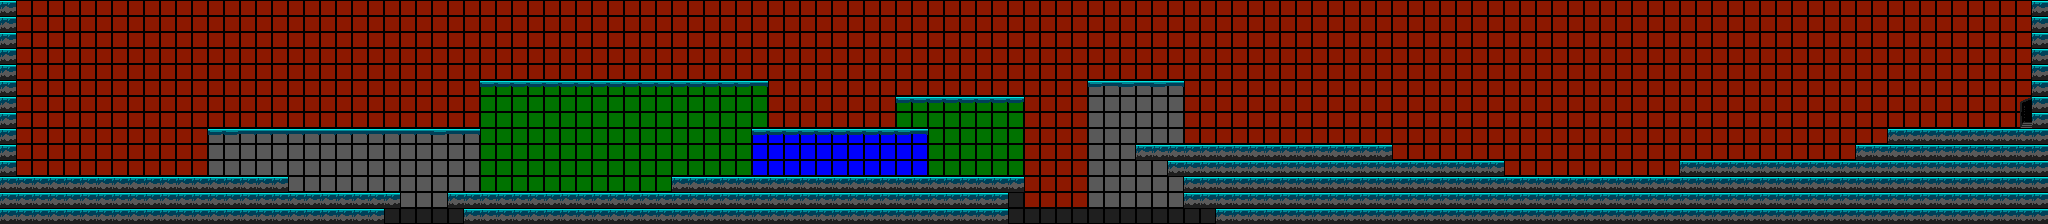

Below is a game level as drawn by its tile map, then a one-line description and the .tmx that defines it (tile-layer data replaced by summaries):
An orthogonal 128x14 tile map with 16x16 px tiles, 3 tile layers (Meta, Background, Foreground), 2 tilesets and 9 objects (6x Enemy, exit, enter, MegaEgg).

<map version="1.0" orientation="orthogonal" width="128" height="14" tilewidth="16" tileheight="16">
 <tileset firstgid="1" name="tileset-dungeon-01" tilewidth="16" tileheight="16">
  <image source="tileset-dungeon-01.png" width="96" height="64" />
 </tileset>
 <tileset firstgid="25" name="tileset-meta-01" tilewidth="16" tileheight="16">
  <image source="tileset-meta-01.png" width="96" height="32" />
 </tileset>
 <layer name="Meta" width="128" height="14">
  <data>[1792 cells, 473 non-empty, 2 distinct tile ids]</data>
 </layer>
 <layer name="Background" width="128" height="14">
  <data>[1792 cells, 1792 non-empty, 5 distinct tile ids]</data>
 </layer>
 <layer name="Foreground" width="128" height="14">
  <data>[1792 cells, 481 non-empty, 5 distinct tile ids]</data>
 </layer>
 <objectgroup draworder="topdown" name="Entities" width="128" height="14">
  <object name="exit" x="2017" y="95" width="27" height="46" />
  <object name="enter" x="39" y="122" width="37" height="63" />
  <object name="Enemy" x="312" y="100" width="44" height="30" />
  <object name="Enemy" x="546" y="50" width="44" height="30" />
  <object name="Enemy" x="681" y="49" width="44" height="30" />
  <object name="Enemy" x="675" y="147" width="44" height="30" />
  <object name="Enemy" x="1069" y="50" width="44" height="30" />
  <object name="Enemy" x="958" y="64" width="44" height="30" />
  <object name="Boss" type="MegaEgg" x="1777" y="86" width="63" height="73" />
 </objectgroup>
</map>